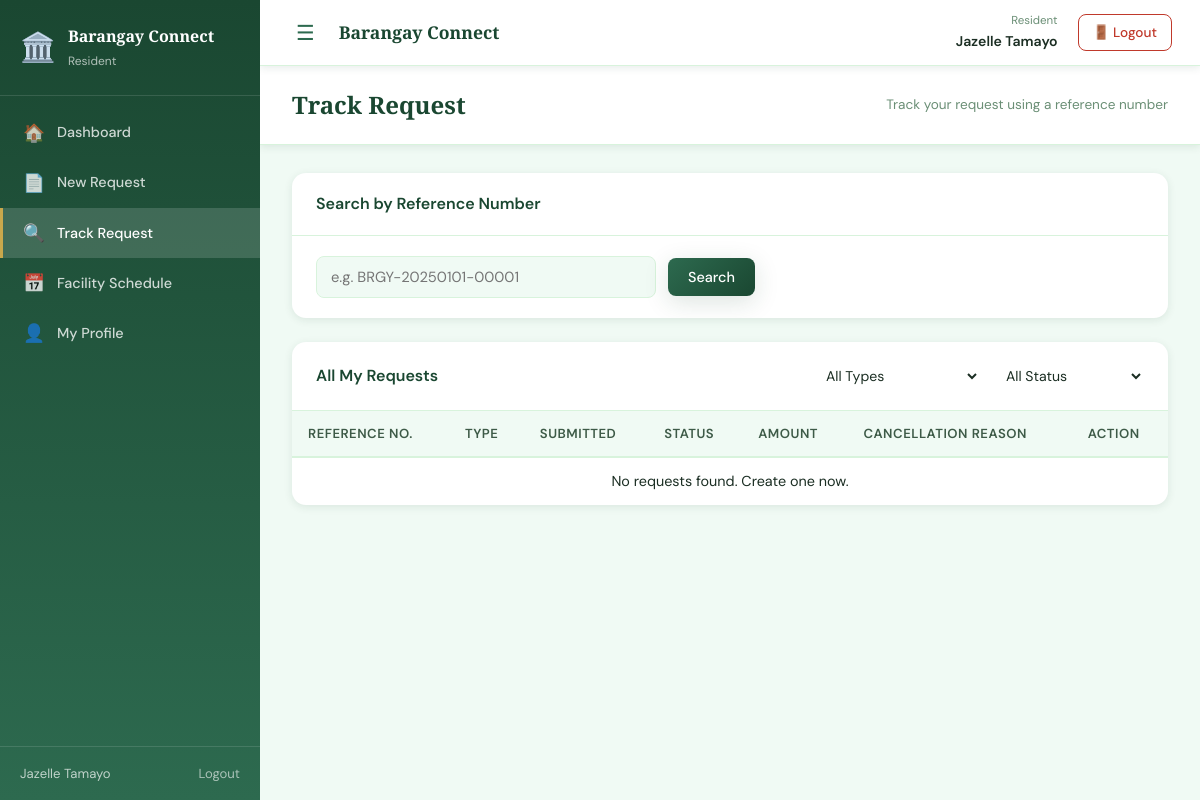
Before: /resident/track_request.php (signed in) with the older database file.
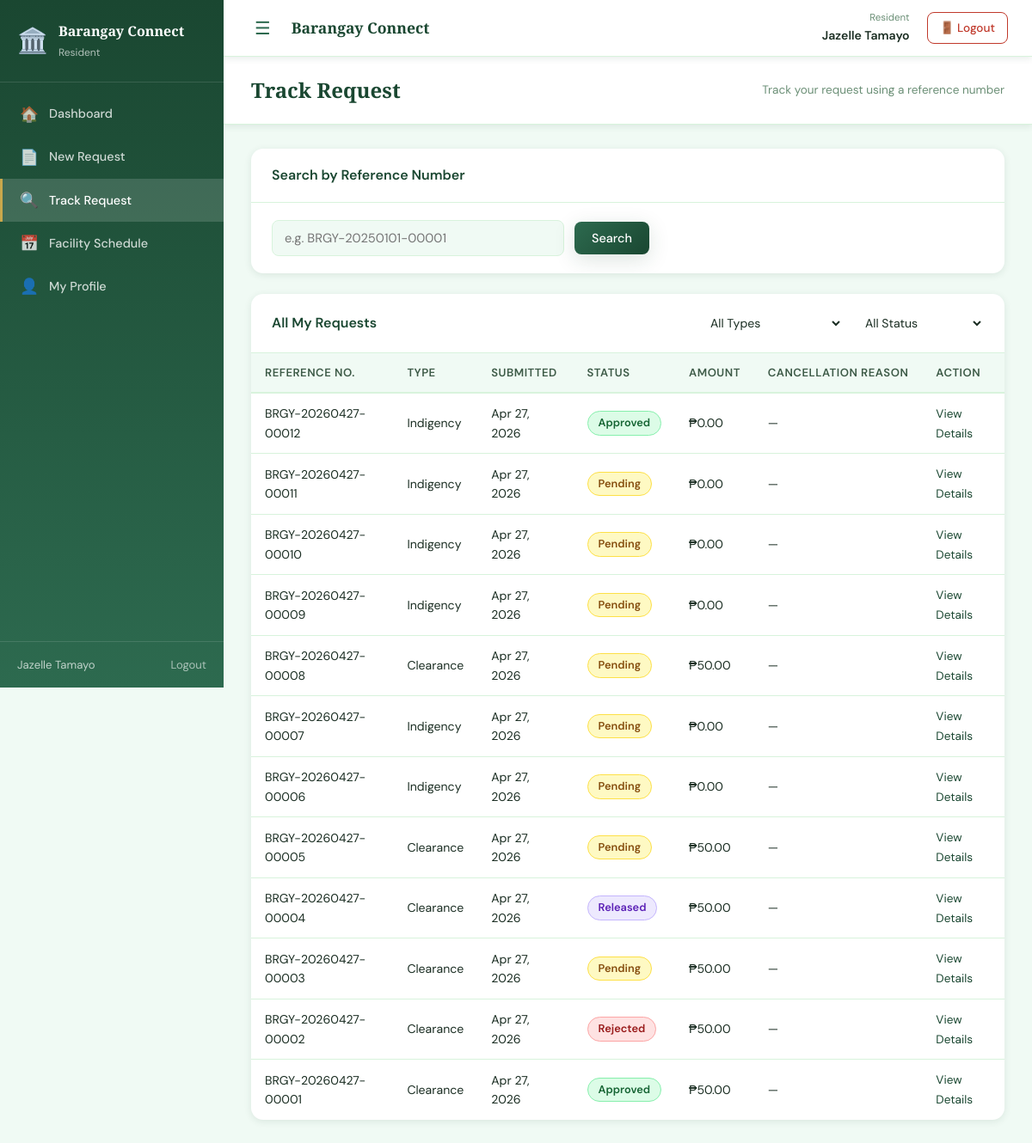
After: the same page with the newer database file.
### tables this page shows
CREATE TABLE `servicerequest` (
  `RequestID` int(11) NOT NULL,
  `ReferenceNo` varchar(30) NOT NULL,
  `ResidentID` int(11) NOT NULL,
  `RequestType` enum('Clearance','Indigency','FacilityReservation','Complaint') NOT NULL,
  `Purpose` text DEFAULT NULL,
  `Status` enum('Pending','ForApproval','Approved','Prepared','Released','Rejected','Cancelled') DEFAULT 'Pending',
  `Remarks` text DEFAULT NULL,
  `ProcessedBy` int(11) DEFAULT NULL,
  `ProcessedAt` datetime DEFAULT NULL,
  `ReleasedBy` int(11) DEFAULT NULL,
  `ReleasedAt` datetime DEFAULT NULL,
  `CancelledBy` int(11) DEFAULT NULL,
  `CancelledAt` datetime DEFAULT NULL,
  `CancellationReason` text DEFAULT NULL,
  `CreatedBy` int(11) DEFAULT NULL,
  `CreatedAt` datetime DEFAULT current_timestamp(),
  `UpdatedAt` datetime DEFAULT current_timestamp() ON UPDATE current_timestamp(),
  `SecretaryNote` text DEFAULT NULL,
  `PreparedBy` int(11) DEFAULT NULL,
  `PreparedAt` datetime DEFAULT NULL
);

### resident/track_request.php (the view, shortened to what the changed rows need)
<?php
include '../includes/header.php';
$user_id = $_SESSION['user_id'];
$pdo = get_db();
$stmt = $pdo->prepare("SELECT ResidentID FROM UserAccount WHERE UserAccountID = ?");
$stmt->execute([$user_id]);
$resident = $stmt->fetch();
$resident_id = $resident ? $resident['ResidentID'] : null;
$clearance_fee = get_setting('clearance_fee', 50.00);
$all_requests = [];
if ($resident_id) {
    $sql = "
        SELECT sr.RequestID, sr.ReferenceNo, sr.RequestType, sr.CreatedAt, sr.Status, sr.Remarks,
            sr.CancellationReason,
            CASE sr.RequestType
                WHEN 'Clearance' THEN :clearance_fee
                WHEN 'Indigency' THEN 0
                WHEN 'Complaint' THEN 0
                WHEN 'FacilityReservation' THEN COALESCE(f.ReservationFee, 0)
                ELSE 0
            END AS expected_amount
        FROM ServiceRequest sr
        LEFT JOIN FacilityReservation fr ON sr.RequestID = fr.RequestID
        LEFT JOIN Facility f ON fr.FacilityID = f.FacilityID
        WHERE sr.ResidentID = :resident_id
    ";
    $params = [':clearance_fee' => $clearance_fee, ':resident_id' => $resident_id];
    $sql .= " ORDER BY sr.CreatedAt DESC";
    $stmt = $pdo->prepare($sql);
    $stmt->execute($params);
    $all_requests = $stmt->fetchAll();
}
function statusLabel(string $status): string {
    $map = [
        'Pending'     => 'Pending',
        'ForApproval' => 'For Approval',
        'Approved'    => 'Approved',
        'Prepared'    => '📦 Ready for Pickup',
        'Released'    => 'Released',
        'Rejected'    => 'Rejected',
        'Cancelled'   => 'Cancelled',
    ];
    return $map[$status] ?? $status;
}
?>
<div class="app-layout">
    <?php include '../includes/sidebar.php'; ?>
    <main class="main-content">
        <div class="page-header">
            <h1>Track Request</h1>
        </div>
        <div class="page-body">
            <div class="card mt-4">
                <table class="data-table">
                    <thead>
                        <tr>
                            <th>Reference No.</th>
                            <th>Type</th>
                            <th>Submitted</th>
                            <th>Status</th>
                            <th>Amount</th>
                            <th>Cancellation Reason</th>
                            <th>Action</th>
                        </tr>
                    </thead>
                    <tbody>
                        <?php if (empty($all_requests)): ?>
                            <tr><td colspan="7" class="empty-row">No requests found. <a href="new_request.php">Create one now.</a></td></tr>
                        <?php else: ?>
                            <?php foreach ($all_requests as $req): ?>
                                <tr>
                                    <td><?= htmlspecialchars($req['ReferenceNo']) ?></td>
                                    <td><?= htmlspecialchars($req['RequestType']) ?></td>
                                    <td><?= date('M d, Y', strtotime($req['CreatedAt'])) ?></td>
                                    <td>
                                        <span class="req-status-badge status-<?= strtolower($req['Status']) ?>">
                                            <?= statusLabel($req['Status']) ?>
                                        </span>
                                    </td>
                                    <td>₱<?= number_format($req['expected_amount'] ?? 0, 2) ?></td>
                                    <td>
                                        <?php if ($req['Status'] === 'Cancelled' && !empty($req['CancellationReason'])): ?>
                                            <?= nl2br(htmlspecialchars(substr($req['CancellationReason'], 0, 50))) ?>...
                                        <?php else: ?>
                                            —
                                        <?php endif; ?>
                                    </td>
                                    <td><a href="track_request.php?ref=<?= urlencode($req['ReferenceNo']) ?>" class="btn-link">View Details</a></td>
                                </tr>
                            <?php endforeach; ?>
                        <?php endif; ?>
                    </tbody>
                </table>
            </div>
        </div>
    </main>
</div>
<?php include '../includes/footer.php'; ?>

### includes/sidebar.php (shortened to what the changed rows need)
<?php
$role    = $_SESSION['role'] ?? '';
$current = $_SERVER['PHP_SELF'];
function nav_link(string $href, string $icon, string $label, string $current): string
{
    $active = (strpos($current, basename($href)) !== false) ? 'active' : '';
    return "
        <a href=\"$href\" class=\"nav-link $active\">
            <span class=\"nav-icon\">$icon</span>
            $label
        </a>";
}
?>
<aside class="sidebar">
    <nav class="sidebar-nav">
        <?php foreach ($menus[$role] ?? [] as $item): ?>
            <?= nav_link($item['href'], $item['icon'], $item['label'], $current) ?>
        <?php endforeach; ?>
    </nav>
</aside>

Changed rows visible on the page:
added servicerequest: ReferenceNo "BRGY-20260427-00012", RequestType "Indigency", CreatedAt "Apr 27, 2026", Status "Approved", expected_amount "0.00"
added servicerequest: ReferenceNo "BRGY-20260427-00011", RequestType "Indigency", CreatedAt "Apr 27, 2026", Status "Pending", expected_amount "0.00"
added servicerequest: ReferenceNo "BRGY-20260427-00010", RequestType "Indigency", CreatedAt "Apr 27, 2026", Status "Pending", expected_amount "0.00"
added servicerequest: ReferenceNo "BRGY-20260427-00009", RequestType "Indigency", CreatedAt "Apr 27, 2026", Status "Pending", expected_amount "0.00"
added servicerequest: ReferenceNo "BRGY-20260427-00008", RequestType "Clearance", CreatedAt "Apr 27, 2026", Status "Pending", expected_amount "50.00"
added servicerequest: ReferenceNo "BRGY-20260427-00007", RequestType "Indigency", CreatedAt "Apr 27, 2026", Status "Pending", expected_amount "0.00"
added servicerequest: ReferenceNo "BRGY-20260427-00006", RequestType "Indigency", CreatedAt "Apr 27, 2026", Status "Pending", expected_amount "0.00"
added servicerequest: ReferenceNo "BRGY-20260427-00005", RequestType "Clearance", CreatedAt "Apr 27, 2026", Status "Pending", expected_amount "50.00"
added servicerequest: ReferenceNo "BRGY-20260427-00004", RequestType "Clearance", CreatedAt "Apr 27, 2026", Status "Released", expected_amount "50.00"
added servicerequest: ReferenceNo "BRGY-20260427-00003", RequestType "Clearance", CreatedAt "Apr 27, 2026", Status "Pending", expected_amount "50.00"
added servicerequest: ReferenceNo "BRGY-20260427-00002", RequestType "Clearance", CreatedAt "Apr 27, 2026", Status "Rejected", expected_amount "50.00"
added servicerequest: ReferenceNo "BRGY-20260427-00001", RequestType "Clearance", CreatedAt "Apr 27, 2026", Status "Approved", expected_amount "50.00"
Other visible differences:
text no longer shown: "No requests found. Create one now."
